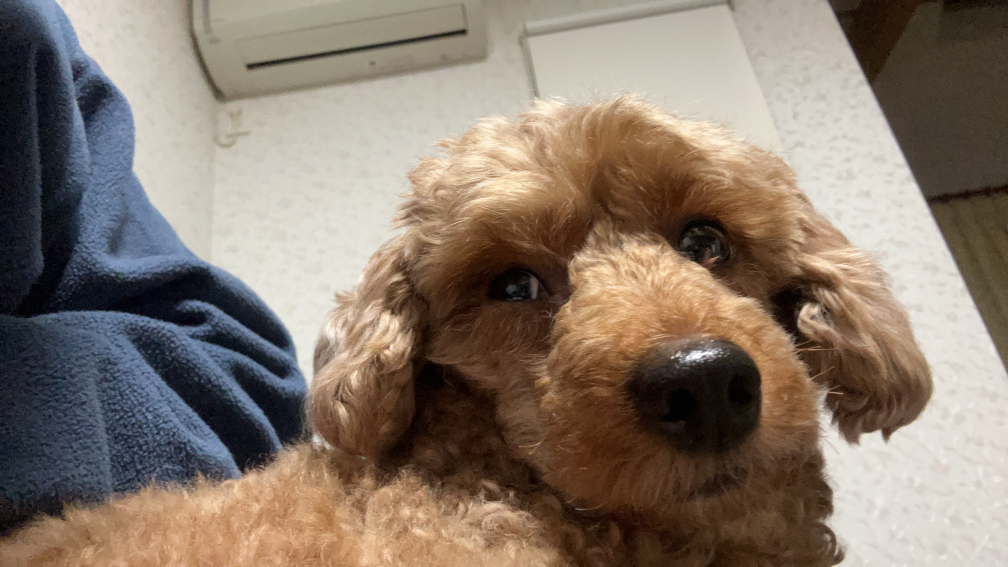
#> input picture capter6/src.JPG, 4032 x 2268 px (shown at 1/4 size)
$ python make_blobs_pattern.py
#> lines starting #> are read from the running program, lines starting #| are printed output that depends on the picture
import cv2
from cv2.gapi import imgproc
import numpy as np

"""
半径r,中心(cx, cy) pxの円を描画する関数
"""
def draw_circle(img_src, r, cx, cy):
    [height, width] = img_src.shape[:2]
    resolution = r / (256)
    resolution = round(resolution) if resolution > 1 else 1
    N = 1024 * resolution
    for i in range(round(N/4)):
        theta = 2 * np.pi * i / N
        genx= round(r*np.cos(theta))
        geny = round(r*np.sin(theta))
        x0 = np.clip(genx + cx, 0, width-1)
        y0 = np.clip(geny + cy, 0, height-1)
        x1 = np.clip(-genx + cx, 0, width-1)
        y1 = np.clip(-geny + cy, 0, height-1)
        img_src[y1:y0, x1:x0] = 255
    return img_src


def main():
    width = 512
    height = 512
    img_src = np.zeros((width, height), dtype=np.uint8)
    #20個ランダムに円を描画
    """
    for i in range(40):
        r = np.random.randint(5, 50)
        cx = np.random.randint(0, width-1)
        cy = np.random.randint(0, height-1)
        img_src = draw_circle(img_src, r, cx, cy)
    """
    #img_src = draw_circle(img_src, 200, 256, 256)
    img_src = cv2.imread("src.JPG", cv2.IMREAD_COLOR_BGR)[0:512, 0:512]
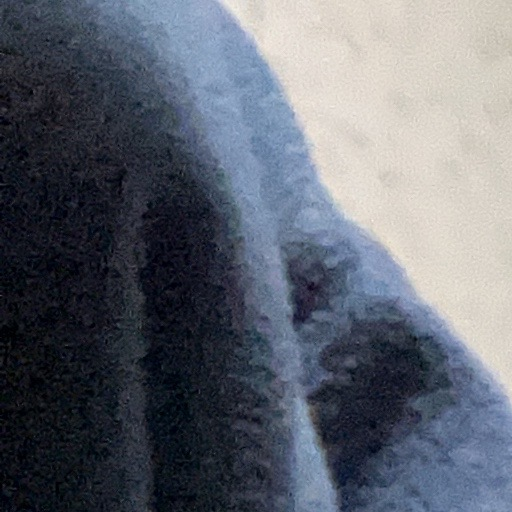
#> img_src: shape (512, 512, 3); mean B, G, R 111.6, 101.2, 96
    print(np.max(img_src))
#| 254
    cv2.imshow("img_src", img_src)
    cv2.waitKey(0)
    cv2.destroyAllWindows()

    cv2.imwrite("blobs_pattern2.png", img_src)

main()
